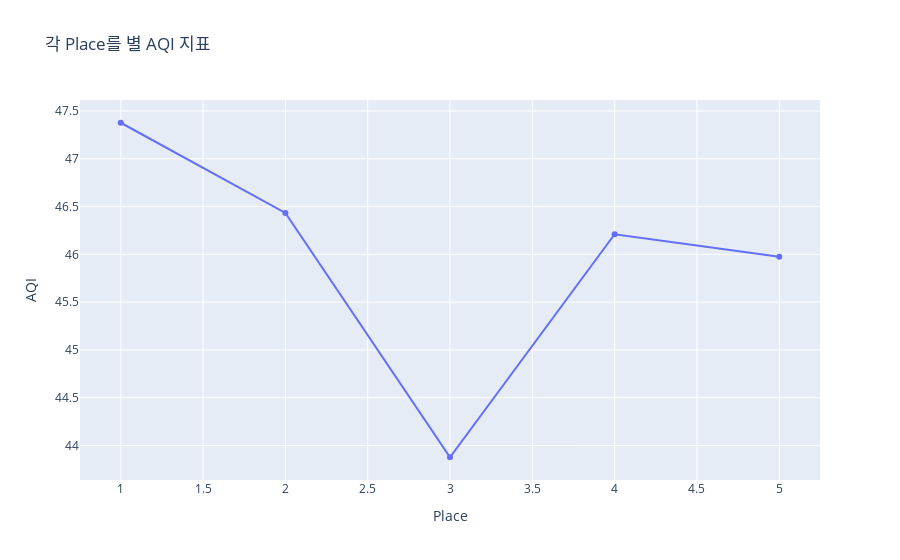

The notebook cell saved with this chart:
### Code cell
# 각 장소별 평균 AQI 계산
avg_aqi = df.groupby('Place')['AQI'].mean().reset_index()

fig = px.line(avg_aqi, x='Place', y='AQI', title='각 Place를 별 AQI 지표', markers=True)
fig.show()

### Figure 1 — Plotly figure (JSON) as saved in the notebook; plotly's stock layout.template omitted (floating-point values rounded to 4 significant figures)
{"data": [{"hovertemplate": "Place=%{x}<br>AQI=%{y}<extra></extra>", "legendgroup": "", "line": {"color": "#636efa", "dash": "solid"}, "marker": {"symbol": "circle"}, "mode": "lines+markers", "name": "", "orientation": "v", "showlegend": false, "type": "scatter", "x": [1, 2, 3, 4, 5], "xaxis": "x", "y": [47.38, 46.43, 43.88, 46.21, 45.97], "yaxis": "y"}], "layout": {"legend": {"tracegroupgap": 0}, "title": {"text": "각 Place를 별 AQI 지표"}, "xaxis": {"anchor": "y", "domain": [0, 1], "title": {"text": "Place"}}, "yaxis": {"anchor": "x", "domain": [0, 1], "title": {"text": "AQI"}}}}
